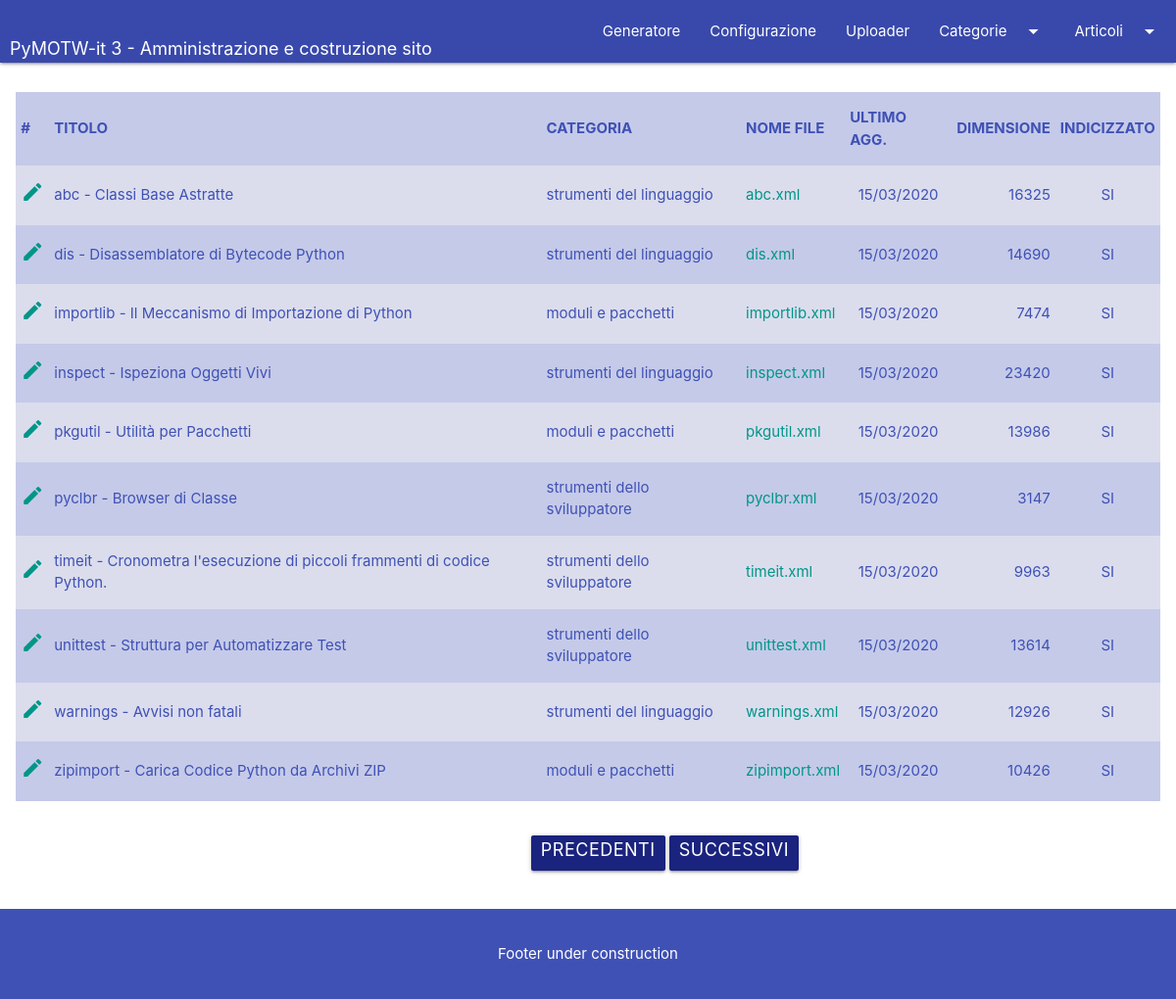
/article/all, run on the app's committed database.
### app/models.py (models this page shows, shortened)
class Article(db.Model):
    __tablename__ = 'articles'
    id = db.Column(db.Integer, primary_key=True)
    title = db.Column(db.String(255))
    categ_id = db.Column(db.Integer, db.ForeignKey('categories.id'))
    artcat = db.relationship('Category', backref='article')
    filename = db.Column(db.String(255), nullable=False, unique=True)
    lastmod = db.Column(db.DateTime)
    size = db.Column(db.Integer)
    indexed = db.Column(db.Integer)

class Category(db.Model):
    __tablename__ = 'categories'
    id = db.Column(db.Integer, primary_key=True)
    descr = db.Column(db.String(255), nullable=False)
    articles = db.relationship('Article', backref='category',
                               lazy='dynamic')

### app/routes/main.py (the view)
@main.route('/article/<string:key>', methods=['GET', 'POST'])
def article(key):
    parameters, objlist = GeneratorConfig.parse_config()
    diz = dict()
    for obj in objlist:
        diz[obj.conf_key] = obj.conf_value
    page = request.args.get('page', 1, type=int)
    if key and re.match(r'^\d+$', key):
        articles = Article.query.filter_by(
            categ_id=int(key)
        ).paginate(page, 10, False)
    else:
        articles = Article.query.paginate(
            page, 10, False
        )
    next_url = url_for('main.article', key=key, page=articles.next_num) \
        if articles.has_next else None
    prev_url = url_for('main.article', key=key, page=articles.prev_num) \
        if articles.has_prev else None
    data = dict(articles=articles, next=next_url, prev=prev_url,
                source_articles_folder=diz['tran_dir'],
                headers='#,TITOLO,CATEGORIA,NOME FILE,ULTIMO AGG.,'
                        'DIMENSIONE, INDICIZZATO'.split(','))
    return render_template('article.html', key=None, data=data)

### app/models.py (called while the page is built)
    @staticmethod
    def parse_config() -> Tuple[DefaultDict[str, List['GeneratorConfig']],
                                List['GeneratorConfig']]:
        retval = defaultdict(list)
        objlist = list()
        for rk in GeneratorConfig.query.all():
            retval[rk.conf_tabname].append(rk)
            objlist.append(rk)
        return retval, objlist

### app/templates/article.html
{% extends 'base.html' %}
{% block content %}
  <div class="row">
    <div class="col s12 m6 l12">
      <table class="table striped indigo lighten-4 indigo-text">
        <thead>
        <tr>
          {% for header in data.headers %}
            <th>{{ header }}</th>
          {% endfor %}
        </tr>
        </thead>
        <tbody>
        {% for article in data.articles.items | sort(attribute='title') %}
          <tr>
            <td class="center-align">
              <a class="teal-text darken-5"
                 title="Modifica voce articolo"
                 href="{{ url_for('main.article', key=article.id) }}">
                <i class="material-icons">edit</i>
              </a>
            </td>
            <td class="left-align">{{ article.title }}</td>
            <td class="left-align">{{ article.artcat.descr }}</td>
            <td class="left-align"><a class="teal-text darken-5"
                                      title="Modifica sorgente articolo"
                                      href="{{ url_for('main.source') }}">{{ article.filename }}</a>
            </td>
            <td class="center-align">{{ article.lastmod.strftime("%d/%m/%Y") }}</td>
            <td class="right-align">{{ "%d"|format(article.size) }}</td>
            <td class="center-align">{% if article.indexed == 1 %}
              SI{% else %}NO{% endif %}</td>
          </tr>
        {% endfor %}
        </tbody>
      </table>
    </div>
  </div>
  <div class="container">
    <div class="row">
      <div class="col s12 m6 l6 offset-l5 offset-m3 offset-s1">
        <ul class="pagination">
          <li><a href="{{ data.prev }}"
                 class="indigo darken-4 white-text waves-effect waves-light btn">Precedenti</a>
          </li>
          <li><a href="{{ data.next }}"
                 class="indigo darken-4 white-text waves-effect waves-light btn">Successivi</a>
          </li>
        </ul>
      </div>
    </div>
</div>
{% endblock %}

### app/static/css/admin-style.css (style rules this page uses)
:root { --head-color: #0f277b; }

### data on the page
Article: title "abc - Classi Base Astratte", artcat.descr "strumenti del linguaggio", filename "abc.xml", lastmod "15/03/2020", size "16325", indexed "SI"
Article: title "dis - Disassemblatore di Bytecode Python", artcat.descr "strumenti del linguaggio", filename "dis.xml", lastmod "15/03/2020", size "14690", indexed "SI"
Article: title "importlib - Il Meccanismo di Importazione di Python", artcat.descr "moduli e pacchetti", filename "importlib.xml", lastmod "15/03/2020", size "7474", indexed "SI"
Article: title "inspect - Ispeziona Oggetti Vivi", artcat.descr "strumenti del linguaggio", filename "inspect.xml", lastmod "15/03/2020", size "23420", indexed "SI"
Article: title "pkgutil - Utilità per Pacchetti", artcat.descr "moduli e pacchetti", filename "pkgutil.xml", lastmod "15/03/2020", size "13986", indexed "SI"
Article: title "pyclbr - Browser di Classe", artcat.descr "strumenti dello sviluppatore", filename "pyclbr.xml", lastmod "15/03/2020", size "3147", indexed "SI"
Article: title "timeit - Cronometra l'esecuzione di piccoli frammenti di codice Python.", artcat.descr "strumenti dello sviluppatore", filename "timeit.xml", lastmod "15/03/2020", size "9963", indexed "SI"
Article: title "unittest - Struttura per Automatizzare Test", artcat.descr "strumenti dello sviluppatore", filename "unittest.xml", lastmod "15/03/2020", size "13614", indexed "SI"
Article: title "warnings - Avvisi non fatali", artcat.descr "strumenti del linguaggio", filename "warnings.xml", lastmod "15/03/2020", size "12926", indexed "SI"
Article: title "zipimport - Carica Codice Python da Archivi ZIP", artcat.descr "moduli e pacchetti", filename "zipimport.xml", lastmod "15/03/2020", size "10426", indexed "SI"

### other printed values
{{ header }} "#" "TITOLO" "CATEGORIA" "NOME FILE" "ULTIMO AGG." "DIMENSIONE" "INDICIZZATO"
